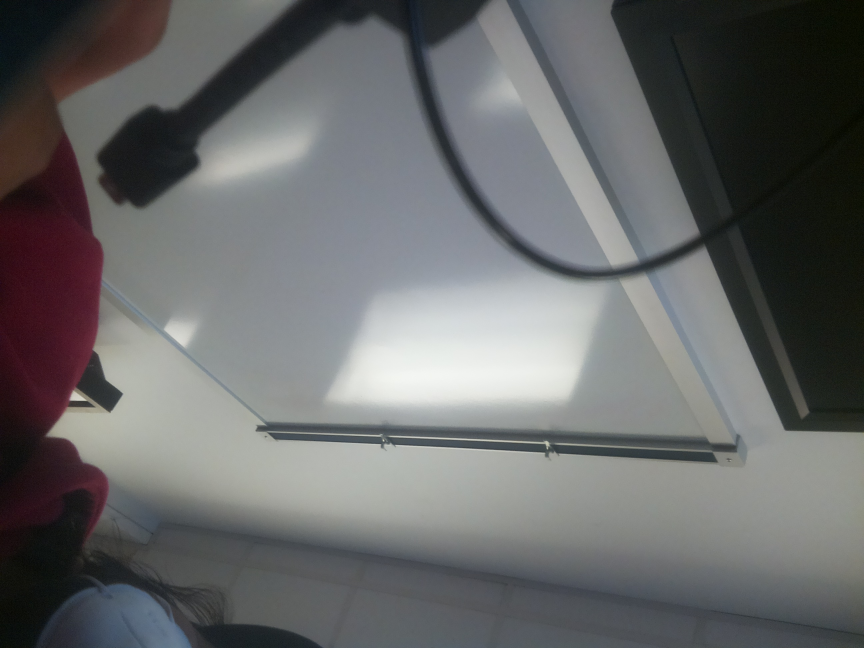
#> input picture module-5-jimenez_and_zeiberg-main/Original.jpg, 2592 x 1944 px (shown at 1/3 size)
$ python program1.py
#> lines starting #> are read from the running program, lines starting #| are printed output that depends on the picture
import cv2
import numpy as np

img = cv2.imread("Original.jpg")
#> img is the input picture: shape (1944, 2592, 3); mean B, G, R 104.8, 104.4, 103.6
print(f'{img.shape[1]} {img.shape[0]}')
#| 2592 1944
new_width = int(input("Enter a new width:"))
#> the answer given: 100
ratio = img.shape[1]/img.shape[0]
#> ratio = 1.33
new_height = int(new_width/ratio)
#> new_height = 75
smaller = cv2.resize(img, (new_width, new_height), interpolation =
cv2.INTER_AREA)
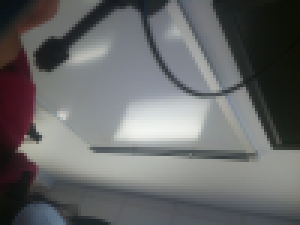
#> smaller: shape (75, 100, 3) (shown 3 times larger); mean B, G, R 104.8, 104.4, 103.6
cv2.imwrite('Original_resized.jpg', smaller)
print(f'{new_width} {new_height}')
#| 100 75
